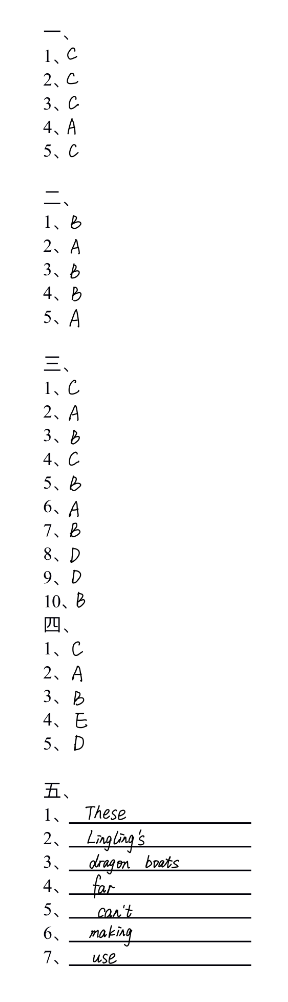
#> input picture 答案.png, 288 x 1002 px, given in place of img001-001.png, which was not available
$ python -i custom_picture_read.py   (imports and definitions only)
#> lines starting #> are read from the running program, lines starting #| are printed output that depends on the picture; after the words box and inside, x2 and y2 are one past the last pixel; in counts of white or black regions, pixels touching at a corner belong together; pictures that were not available may be replaced by others from this repository, and a replacement may not be noted
# coding:utf-8
# import tensorflow as tf
import cv2
from PIL import Image
import numpy as np
import os

train_txt = './data/train.txt'
x_train_savepath = './data/x_train.npy'
y_train_savepath = './data/y_train.npy'

'''水平投影'''


def getHProjection(image):
    hProjection = np.zeros(image.shape, np.uint8)
    # 图像高与宽
    (h, w) = image.shape
    # 长度与图像高度一致的数组
    h_ = [0] * h
    # 循环统计每一行白色像素的个数
    for y in range(h):
        for x in range(w):
            if image[y, x] == 255:
                h_[y] += 1
    # 绘制水平投影图像
    for y in range(h):
        for x in range(h_[y]):
            hProjection[y, x] = 255
    return h_


def getVProjection(image):
    vProjection = np.zeros(image.shape, np.uint8);
    # 图像高与宽
    (h, w) = image.shape
    # 长度与图像宽度一致的数组
    w_ = [0] * w
    # 循环统计每一列白色像素的个数
    for x in range(w):
        for y in range(h):
            if image[y, x] == 255:
                w_[x] += 1
    # 绘制垂直平投影图像
    for x in range(w):
        for y in range(h - w_[x], h):
            vProjection[y, x] = 255
    return w_


def split_img(img_path):
    # 载入图片
    img_np = cv2.imread(img_path, cv2.IMREAD_COLOR)
    # 灰度化
    image = cv2.cvtColor(img_np, cv2.COLOR_BGR2GRAY)
    # 二值化
    retval, img = cv2.threshold(image, 127, 255, cv2.THRESH_BINARY_INV)
    # 保存切割后的每个图的4点坐标
    # 水平投影
    H = getHProjection(img)

    start = 0
    H_Start = 0
    H_End = 0
    # 根据水平投影获取垂直分割位置
    for i in range(len(H)):
        if H[i] > 0 and start == 0:
            H_Start = i
            start = 1
        if H[i] <= 0 and start == 1:
            H_End = i
            start = 0
            break

    # 对行图像进行垂直投影
    W = getVProjection(img)
    Wstart = 0
    W_Start = 0
    W_End = 0
    for j in range(len(W)):
        if W[j] > 0 and Wstart == 0:
            W_Start = j
            Wstart = 1
        if W[j] <= 0 and Wstart == 1:
            W_End = j
            Wstart = 0
            image = image[H_Start: H_End, W_Start:W_End]
            break
    image = cv2.resize(image, (28, 28))
    name = img_path.split('/')[-1]
    cv2.imwrite('aaa/'+name, image)
    return image


# 自定义图片读取函数
def generateds(txt):
#> called with txt = './data/train.txt'
    f = open(txt, 'r')
#> (reads ocr_dir/data/train.txt from the repository)
    contents = f.readlines()
    f.close()
    x, y_ = [], []
    for content in contents:
        try:
            # 以空格分开，图片路径为value[0] , 标签为value[1] , 存入列表
            value = content.split()
            # 拼出图片路径和文件名
            img_path = value[0]
            # 读入图片
            img = split_img(img_path)
#> in split_img, img_np is the input picture: shape (1002, 288, 3); mean B, G, R 250.1, 250, 250
#> in split_img, `retval, img = cv2.threshold(image, 127, 255, cv2.THRESH_BINARY_INV)`:
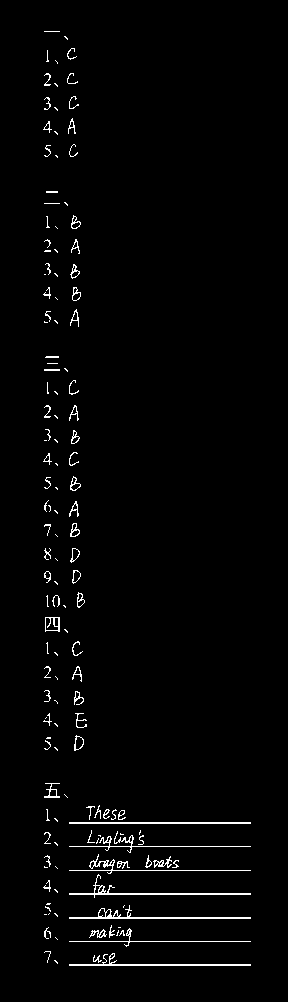
#> img: shape (1002, 288); 1.9% white in thin lines or dots, all inside (x1, y1, x2, y2) = (43, 31, 251, 966)
#> after the loop in getHProjection, `for y in range(h):`:
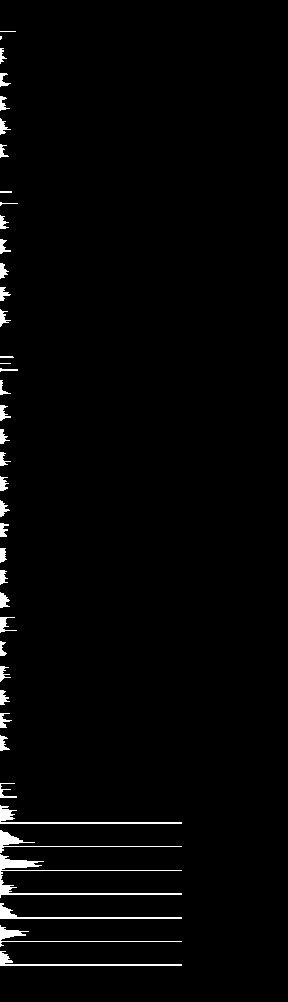
#> hProjection: shape (1002, 288); 1.9% white; 40 white regions (3 under 20 px), largest, box (x1, y1, x2, y2) and area: (0, 854, 182, 898) 1004, (0, 805, 182, 824) 530, (0, 903, 182, 919) 495
#> in split_img, `H = getHProjection(img)`: H = 1002 values, max 182 at index 822, min 0 at index 0, mean 5.56
#> the loop in split_img, `for i in range(len(H)):` made 33 passes
#> (H_Start, start) on pass 32: (31, 1)
#> (H_End, start) on pass 33: (32, 0)
#> after the loop in split_img, `for i in range(len(H)):`: H_End = 32; H_Start = 31; start = 0
#> after the loop in getVProjection, `for x in range(w):`:
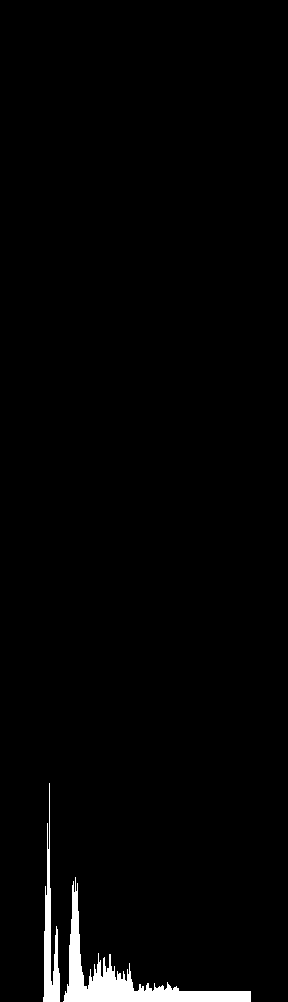
#> vProjection: shape (1002, 288); 1.9% white; 2 white regions, box (x1, y1, x2, y2) and area: (63, 877, 251, 1002) 4209, (43, 783, 60, 1002) 1360
#> in split_img, `W = getVProjection(img)`: W = 288 values, max 219 at index 49, min 0 at index 0, mean 19.34
#> the loop in split_img, `for j in range(len(W)):` made 61 passes
#> (W_Start, Wstart) on pass 44: (43, 1)
#> (W_End, Wstart) on pass 61: (60, 0)
#> after the loop in split_img, `for j in range(len(W)):`: W_End = 60; W_Start = 43; Wstart = 0
#> in split_img, `image = cv2.resize(image, (28, 28))`:
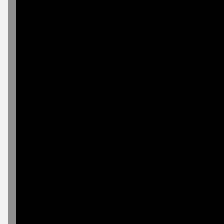
#> image: shape (28, 28) (shown 8 times larger); min 1, max 241, mean 14.6

            # 数据归一化 （实现预处理）
            img = img / 255.
#> img: shape (28, 28) float64
            # 归一化后的数据，贴到列表x
            x.append(img)
            # 标签贴到列表y_
            y_.append(value[1])
            # 打印状态提示
            print('loading : ' + content)
        except:
            continue
#> pass 2 of the loop in generateds, `for content in contents:`:
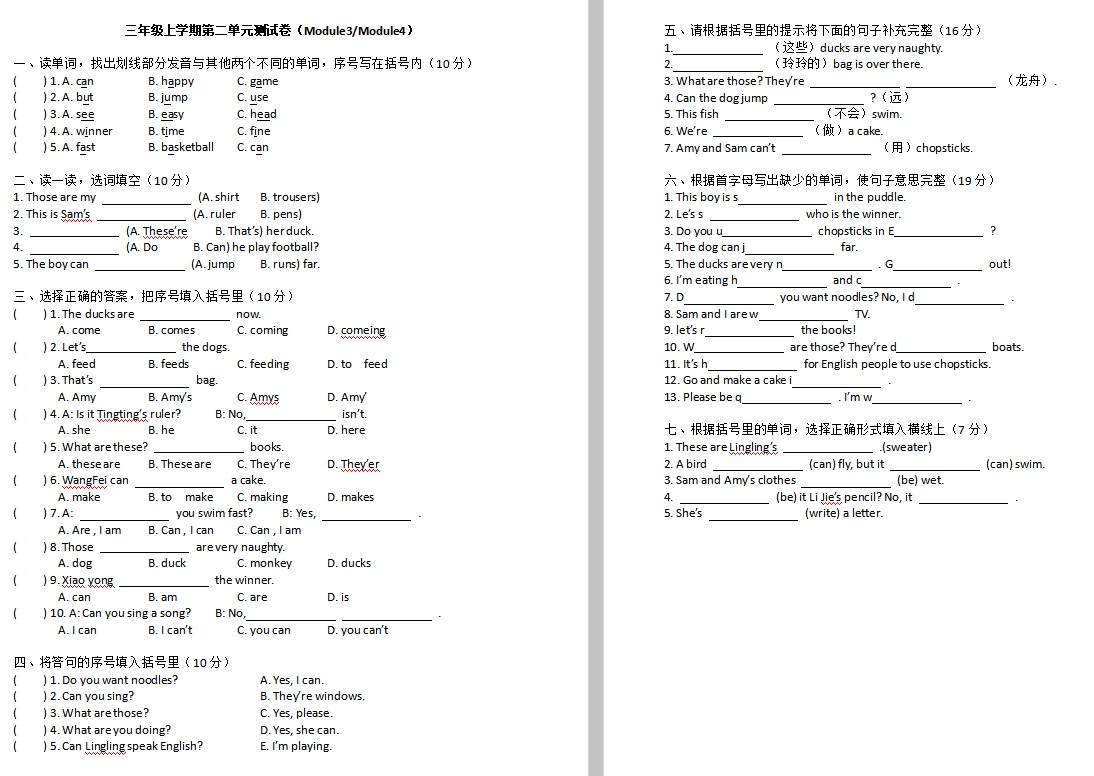
#> input picture 试卷2.jpg, 1094 x 776 px, given in place of img001-002.png, which was not available
#> in split_img, img_np is the input picture: shape (776, 1094, 3); mean B, G, R 243.4, 243.7, 243.6
#> after the loop in getHProjection (call 2), `for y in range(h):`:
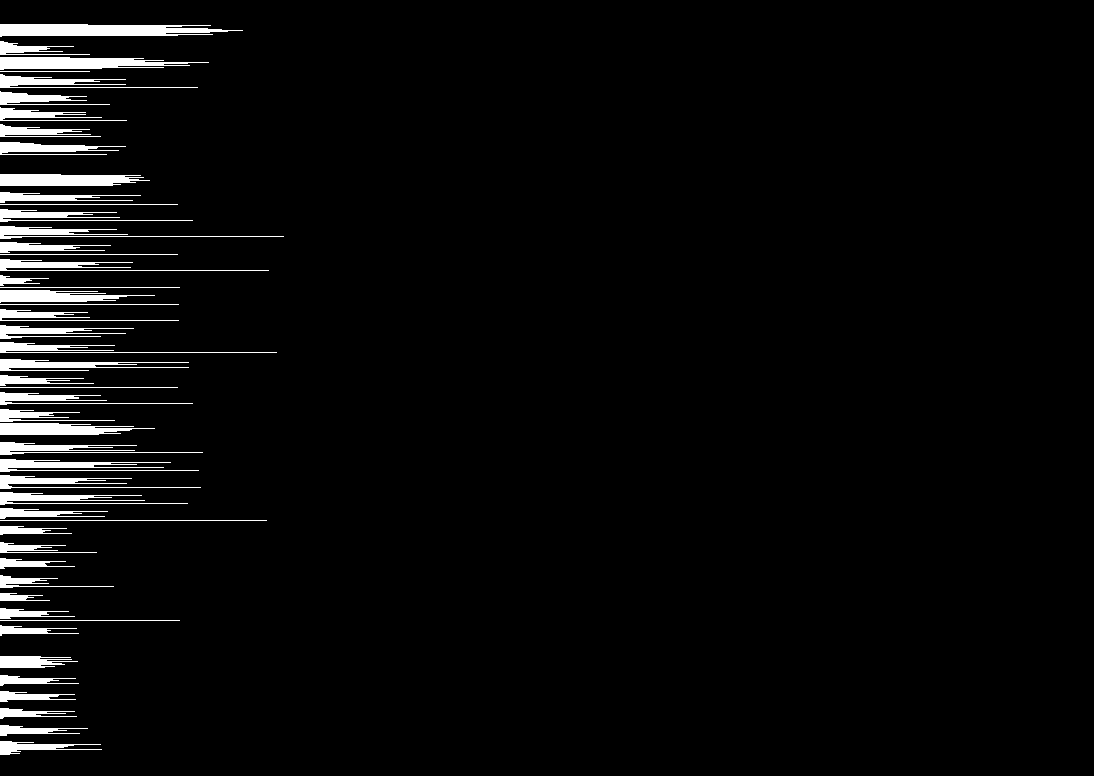
#> hProjection: shape (776, 1094); 3.9% white; 50 white regions, largest, box (x1, y1, x2, y2) and area: (0, 24, 243, 37) 2317, (0, 57, 209, 70) 1796, (0, 174, 150, 186) 1502
#> H = 776 values, max 284 at index 236, min 0 at index 0, mean 43.2
#> the loop in split_img (call 2), `for i in range(len(H)):` made 38 passes
#> (H_Start, start) on pass 25: (24, 1)
#> after the loop in split_img (call 2), `for i in range(len(H)):`: H_End = 37; H_Start = 24; start = 0
#> after the loop in getVProjection (call 2), `for x in range(w):`:
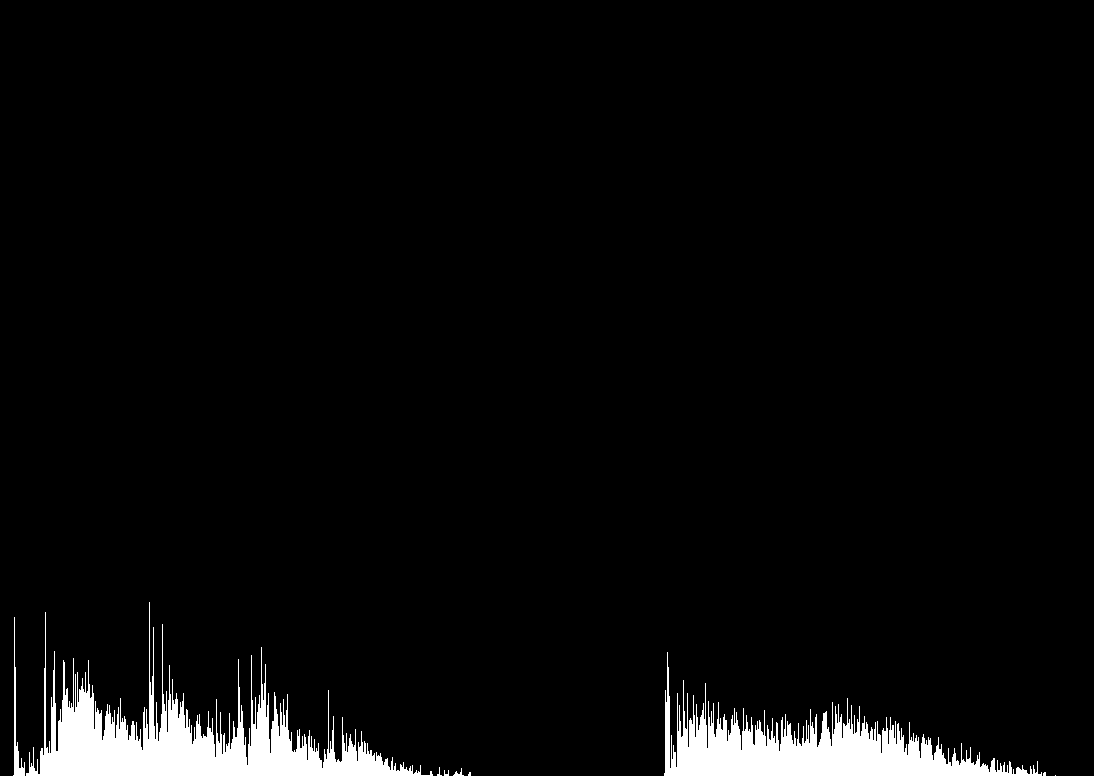
#> vProjection: shape (776, 1094); 3.9% white; 9 white regions (5 under 20 px), largest, box (x1, y1, x2, y2) and area: (26, 602, 433, 776) 18644, (664, 652, 1042, 776) 14367, (13, 617, 25, 776) 423, (453, 768, 464, 776) 33
#> W = 1094 values, max 174 at index 149, min 0 at index 0, mean 30.64
#> the loop in split_img (call 2), `for j in range(len(W)):` made 26 passes
#> (W_Start, Wstart) on pass 14: (13, 1)
#> after the loop in split_img (call 2), `for j in range(len(W)):`: W_End = 25; W_Start = 13; Wstart = 0

    # 变为np.array格式
    x = np.array(x)  # (None,28,28)
    y_ = np.array(y_).astype(np.int64)
    return x, y_


# [1 line not run here, left out]
x_train, y_train = generateds(train_txt)
# [3 lines not run here, left out]
# (None,28,28) ==>  (None,784)
x_train_save = np.reshape(x_train, (len(x_train), -1))
# [2 lines not run here, left out]

>>> result = generateds('../答案.png')
